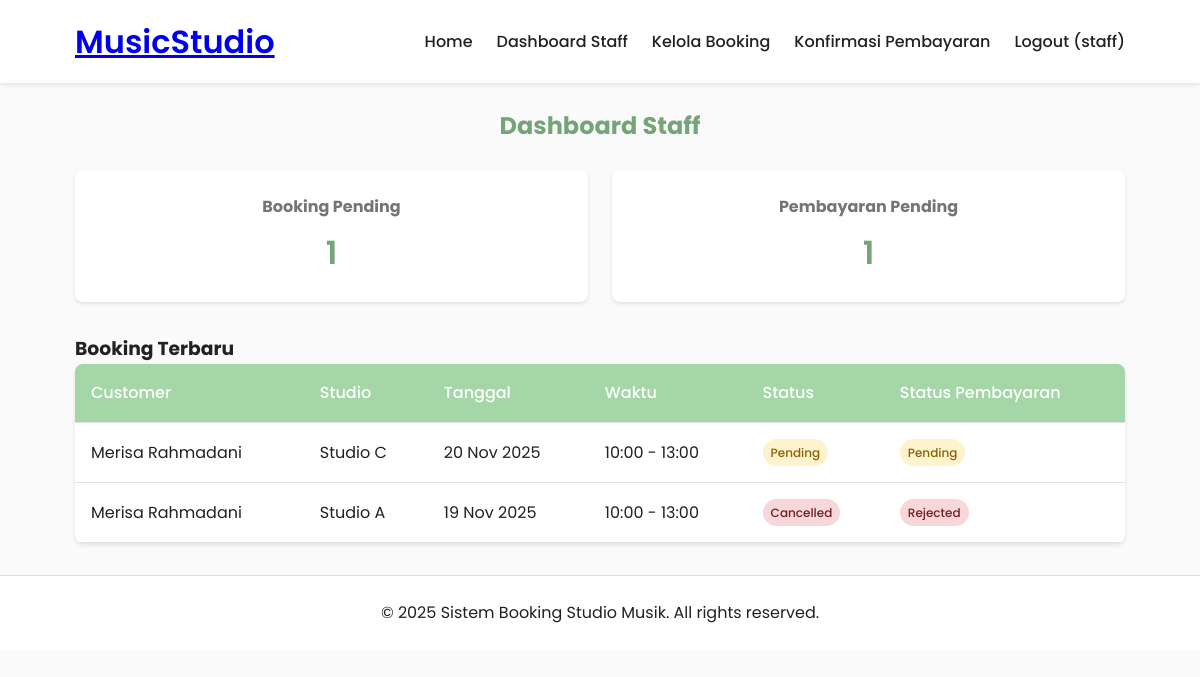
The page /staff/index.php (signed in) on the database its author committed.
### tables this page shows
CREATE TABLE `bookings` (
  `id` int(11) NOT NULL,
  `user_id` int(11) NOT NULL,
  `studio_id` int(11) NOT NULL,
  `booking_date` date NOT NULL,
  `start_time` time NOT NULL,
  `end_time` time NOT NULL,
  `total_hours` int(11) NOT NULL,
  `total_price` decimal(10,2) NOT NULL,
  `status` enum('pending','confirmed','cancelled','completed') DEFAULT 'pending',
  `payment_proof` varchar(255) DEFAULT NULL,
  `payment_status` enum('pending','verified','rejected') DEFAULT 'pending',
  `created_at` timestamp NOT NULL DEFAULT current_timestamp()
);

CREATE TABLE `users` (
  `id` int(11) NOT NULL,
  `username` varchar(50) NOT NULL,
  `password` varchar(255) NOT NULL,
  `email` varchar(100) NOT NULL,
  `full_name` varchar(100) NOT NULL,
  `role` enum('admin','staff','customer') NOT NULL DEFAULT 'customer',
  `created_at` timestamp NOT NULL DEFAULT current_timestamp()
);

CREATE TABLE `studios` (
  `id` int(11) NOT NULL,
  `name` varchar(100) NOT NULL,
  `description` text DEFAULT NULL,
  `price_per_hour` decimal(10,2) NOT NULL,
  `status` enum('available','maintenance','booked') DEFAULT 'available',
  `image_url` varchar(255) DEFAULT NULL,
  `created_at` timestamp NOT NULL DEFAULT current_timestamp()
);

### staff/index.php (the view, shortened to what this page needs)
<?php
require_once '../includes/header.php';
$stats = [];
$sql = "SELECT COUNT(*) as total FROM bookings WHERE status = 'pending'";
$result = mysqli_query($conn, $sql);
$stats['pending_bookings'] = mysqli_fetch_assoc($result)['total'];
$sql = "SELECT COUNT(*) as total FROM bookings WHERE payment_status = 'pending'";
$result = mysqli_query($conn, $sql);
$stats['pending_payments'] = mysqli_fetch_assoc($result)['total'];
$sql = "SELECT b.*, u.full_name, s.name as studio_name
        FROM bookings b
        JOIN users u ON b.user_id = u.id
        JOIN studios s ON b.studio_id = s.id
        ORDER BY b.created_at DESC LIMIT 5";
$recent_bookings = mysqli_query($conn, $sql);
?>
<div class="dashboard">
    <h2>Dashboard Staff</h2>
    <div class="stats-grid">
        <div class="stat-card">
            <h3>Booking Pending</h3>
            <p><?php echo $stats['pending_bookings']; ?></p>
        </div>
        <div class="stat-card">
            <h3>Pembayaran Pending</h3>
            <p><?php echo $stats['pending_payments']; ?></p>
        </div>
    </div>
    <div class="recent-bookings">
        <h3>Booking Terbaru</h3>
        <table>
            <thead>
                <tr>
                    <th>Customer</th>
                    <th>Studio</th>
                    <th>Tanggal</th>
                    <th>Waktu</th>
                    <th>Status</th>
                    <th>Status Pembayaran</th>
                </tr>
            </thead>
            <tbody>
                <?php while($booking = mysqli_fetch_assoc($recent_bookings)): ?>
                <tr>
                    <td><?php echo $booking['full_name']; ?></td>
                    <td><?php echo $booking['studio_name']; ?></td>
                    <td><?php echo date('d M Y', strtotime($booking['booking_date'])); ?></td>
                    <td><?php echo date('H:i', strtotime($booking['start_time'])) . ' - ' . date('H:i', strtotime($booking['end_time'])); ?></td>
                    <td><?php echo getStatusBadge($booking['status']); ?></td>
                    <td><?php echo getStatusBadge($booking['payment_status']); ?></td>
                </tr>
                <?php endwhile; ?>
            </tbody>
        </table>
    </div>
</div>
<?php include '../includes/footer.php'; ?>

### includes/functions.php (shortened to what this page needs)
<?php
function getStatusBadge($status) {
    $statusClass = '';
    switch ($status) {
        case 'pending':
            $statusClass = 'status-pending';
            break;
        case 'cancelled':
            $statusClass = 'status-cancelled';
            break;
        case 'rejected':
            $statusClass = 'status-cancelled';
            break;
    }
    return '<span class="status-badge ' . $statusClass . '">' . $status . '</span>';
}

### css/style.css (style rules this page uses)
:root { --primary: #a5d6a7; --primary-dark: #75a478; --secondary: #ffcc80; --accent: #ce93d8; --background: #fafafa; --surface: #ffffff; --error: #f44336; --success: #4caf50; --text-primary: #212121; --text-secondary: #757575; --border: #e0e0e0; --shadow: 0 2px 4px rgba(0, 0, 0, 0.1); }
* { margin: 0; padding: 0; box-sizing: border-box; }
body { font-family: "Poppins", sans-serif; background-color: var(--background); color: var(--text-primary); line-height: 1.6; }
.dashboard h2 { margin: 1.5rem 0; color: var(--primary-dark); text-align: center; }
.stats-grid { display: grid; grid-template-columns: repeat(auto-fit, minmax(250px, 1fr)); gap: 1.5rem; margin-bottom: 2rem; }
.stat-card { background-color: var(--surface); padding: 1.5rem; border-radius: 8px; box-shadow: var(--shadow); text-align: center; transition: transform 0.3s; }
.stat-card h3 { color: var(--text-secondary); font-size: 1rem; margin-bottom: 0.5rem; }
.stat-card p { font-size: 2rem; font-weight: 600; color: var(--primary-dark); }
table { width: 100%; border-collapse: collapse; background-color: var(--surface); border-radius: 8px; overflow: hidden; box-shadow: var(--shadow); margin-bottom: 1rem; }
table th, table td { padding: 1rem; text-align: left; border-bottom: 1px solid var(--border); }
table th { background-color: var(--primary); color: white; font-weight: 500; }
.status-badge { padding: 0.25rem 0.5rem; border-radius: 20px; font-size: 0.75rem; font-weight: 500; text-transform: capitalize; display: inline-block; }
.status-pending { background-color: #fff3cd; color: #856404; }
.status-cancelled { background-color: #f8d7da; color: #721c24; }

### rows shown on the page
bookings: user.full_name "Merisa Rahmadani", studio.name "Studio C", booking_date "20 Nov 2025", start_time "10:00", end_time "13:00", status "Pending Pending"
bookings: user.full_name "Merisa Rahmadani", studio.name "Studio A", booking_date "19 Nov 2025", start_time "10:00", end_time "13:00", status "Cancelled Rejected"

### other values the page prints
$_SESSION['username'] "staff"
$stats['pending_bookings'] "1"
$stats['pending_payments'] "1"
